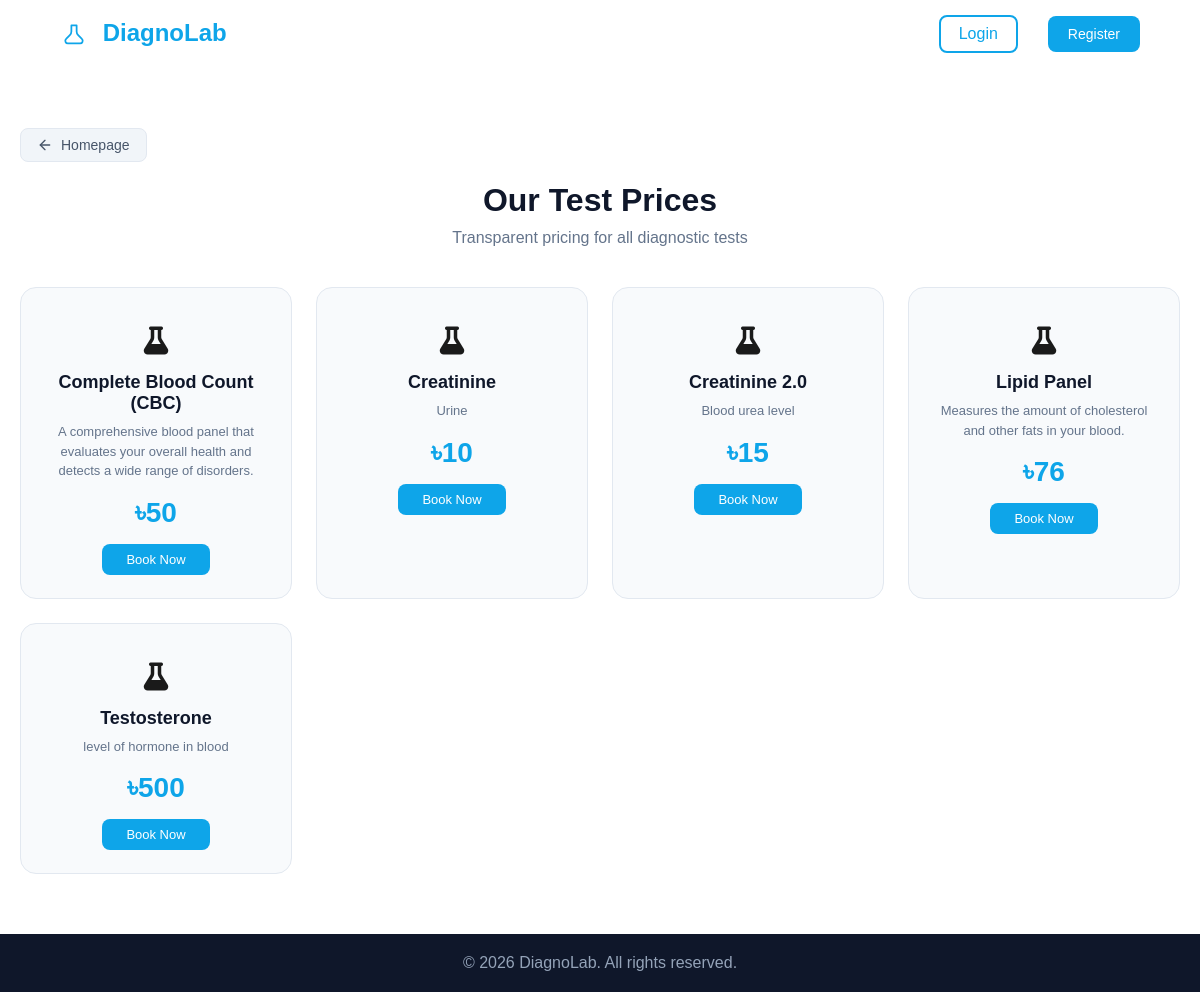
The app's page /test-prices.php with its own data.
### tables this page shows
CREATE TABLE `tests` (
  `test_id` int(11) NOT NULL,
  `test_name` varchar(100) NOT NULL,
  `description` text DEFAULT NULL,
  `price` decimal(10,2) NOT NULL,
  `status` enum('Active','Inactive') DEFAULT 'Active'
);

### test-prices.php (the view, shortened to what this page needs)
<?php
require_once 'config/db.php';
$tests = $conn->query("SELECT test_name, description, price FROM tests WHERE status = 'Active' ORDER BY test_name ASC");
?>
<!DOCTYPE html>
<html lang="en">
<head>
    <link rel="stylesheet" href="/DiagnoSys/assets/css/style.css">
    <link rel="stylesheet" href="https://cdnjs.cloudflare.com/ajax/libs/font-awesome/6.5.0/css/all.min.css">
</head>
<body>
    <nav class="navbar">
        <a href="index.php" class="logo">
            DiagnoLab
        </a>
        <div class="nav-buttons">
            <a href="login.php" class="btn-outline">Login</a>
            <a href="register.php" class="btn-primary">Register</a>
        </div>
    </nav>
    <section class="test-prices" id="test-prices">
        <div class="test-prices-nav">
            <a href="index.php" class="btn-back-dashboard">
                <svg xmlns="http://www.w3.org/2000/svg" width="16" height="16" viewBox="0 0 24 24" fill="none" stroke="currentColor" stroke-width="2" stroke-linecap="round" stroke-linejoin="round"><line x1="19" y1="12" x2="5" y2="12"></line><polyline points="12 19 5 12 12 5"></polyline></svg>
                Homepage
            </a>
        </div>
        <h2>Our Test Prices</h2>
        <p>Transparent pricing for all diagnostic tests</p>
        <div class="price-grid">
            <?php if ($tests && $tests->num_rows > 0): ?>
                <?php while ($test = $tests->fetch_assoc()): ?>
                <div class="price-card">
                    <div class="price-card-icon"><i class="fa-solid fa-flask" style="font-size: 28px;"></i></div>
                    <h3><?php echo htmlspecialchars($test['test_name']); ?></h3>
                    <p class="price-desc"><?php echo htmlspecialchars($test['description']); ?></p>
                    <div class="price-tag">৳<?php echo number_format($test['price'], 0); ?></div>
                    <a href="register.php" class="btn-primary">Book Now</a>
                </div>
                <?php endwhile; ?>
            <?php else: ?>
                <p class="no-tests">No tests available at the moment.</p>
            <?php endif; ?>
        </div>
    </section>
    <footer class="footer">
        <p>&copy; 2026 DiagnoLab. All rights reserved.</p>
    </footer>
</body>
</html>

### assets/css/style.css (style rules this page uses)
* { margin: 0; padding: 0; box-sizing: border-box; font-family: Arial, sans-serif; }
body { background: #f7fbff; color: #1a1a1a; }
.navbar { background: #fff; padding: 15px 60px; display: flex; justify-content: space-between; align-items: center; box-shadow: 0 2px 10px rgba(0,0,0,0.1); }
.logo { font-size: 24px; font-weight: bold; color: #0ea5e9; text-decoration: none; cursor: default; }
a.logo { cursor: pointer; }
.hero-icon { width: 24px; height: 24px; display: inline-block; }
.logo .hero-icon { width: 28px; height: 28px; margin-right: 8px; vertical-align: middle; }
.nav-buttons a { margin-left: 15px; text-decoration: none; }
.nav-buttons { display: flex; align-items: center; gap: 15px; }
.btn-primary { background: #0ea5e9; color: #fff; padding: 10px 20px; border-radius: 8px; border: none; cursor: pointer; font-size: 14px; text-decoration: none; }
.btn-outline { border: 2px solid #0ea5e9; color: #0ea5e9; padding: 8px 18px; border-radius: 8px; background: transparent; }
.test-prices { padding: 60px 20px; text-align: center; background: #fff; }
.test-prices h2 { font-size: 32px; color: #0f172a; margin-bottom: 10px; }
.test-prices > p { color: #64748b; margin-bottom: 40px; }
.test-prices-nav { max-width: 1200px; margin: 0 auto 20px; text-align: left; }
.price-grid { display: grid; grid-template-columns: repeat(auto-fill, minmax(260px, 1fr)); gap: 24px; max-width: 1200px; margin: 0 auto; }
.price-card { background: #f8fafc; border: 1px solid #e2e8f0; border-radius: 16px; padding: 30px 24px; text-align: center; transition: transform 0.2s, box-shadow 0.2s; }
.price-card-icon { font-size: 36px; margin-bottom: 12px; }
.price-card h3 { font-size: 18px; color: #0f172a; margin-bottom: 8px; }
.price-desc { color: #64748b; font-size: 13px; margin-bottom: 16px; line-height: 1.5; }
.price-tag { font-size: 28px; font-weight: 700; color: #0ea5e9; margin-bottom: 20px; }
.price-card .btn-primary { padding: 8px 24px; font-size: 13px; border-radius: 8px; text-decoration: none; }
.footer { background: #0f172a; color: #94a3b8; text-align: center; padding: 20px; }
.btn-back-dashboard { display: inline-flex; align-items: center; gap: 8px; padding: 8px 16px; background: #f1f5f9; color: #475569; text-decoration: none; font-size: 14px; font-weight: 500; border-radius: 8px; border: 1px solid #e2e8f0; transition: all 0.2s; }
.btn-back-dashboard svg { flex-shrink: 0; }

### records on screen
tests: test_name "Complete Blood Count (CBC)", description "A comprehensive blood panel that evaluates your overall health and detects a wide range of disorders.", price "50"
tests: test_name "Creatinine", description "Urine", price "10"
tests: test_name "Creatinine 2.0", description "Blood urea level", price "15"
tests: test_name "Lipid Panel", description "Measures the amount of cholesterol and other fats in your blood.", price "76"
tests: test_name "Testosterone", description "level of hormone in blood", price "500"
